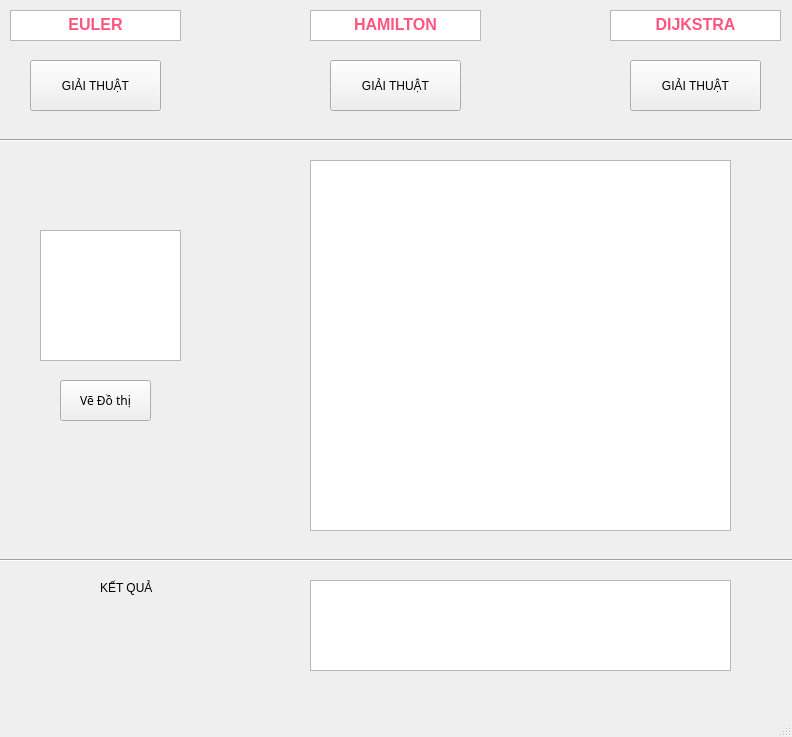
<?xml version="1.0" encoding="UTF-8"?>
<ui version="4.0">
 <class>MainWindow</class>
 <widget class="QMainWindow" name="MainWindow">
  <property name="geometry">
   <rect>
    <x>0</x>
    <y>0</y>
    <width>792</width>
    <height>737</height>
   </rect>
  </property>
  <property name="windowTitle">
   <string>MainWindow</string>
  </property>
  <widget class="QWidget" name="centralwidget">
   <widget class="QTextEdit" name="edgeListInput">
    <property name="geometry">
     <rect>
      <x>40</x>
      <y>230</y>
      <width>141</width>
      <height>131</height>
     </rect>
    </property>
   </widget>
   <widget class="QPushButton" name="drawGraphButton">
    <property name="geometry">
     <rect>
      <x>60</x>
      <y>380</y>
      <width>91</width>
      <height>41</height>
     </rect>
    </property>
    <property name="font">
     <font>
      <family>SVN-Blade Runner</family>
      <bold>false</bold>
     </font>
    </property>
    <property name="mouseTracking">
     <bool>false</bool>
    </property>
    <property name="text">
     <string>Vẽ Đồ thị</string>
    </property>
   </widget>
   <widget class="QGraphicsView" name="graphView">
    <property name="geometry">
     <rect>
      <x>310</x>
      <y>160</y>
      <width>421</width>
      <height>371</height>
     </rect>
    </property>
   </widget>
   <widget class="QTextBrowser" name="textBrowser">
    <property name="geometry">
     <rect>
      <x>10</x>
      <y>10</y>
      <width>171</width>
      <height>31</height>
     </rect>
    </property>
    <property name="html">
     <string>&lt;!DOCTYPE HTML PUBLIC &quot;-//W3C//DTD HTML 4.0//EN&quot; &quot;http://www.w3.org/TR/REC-html40/strict.dtd&quot;&gt;
&lt;html&gt;&lt;head&gt;&lt;meta name=&quot;qrichtext&quot; content=&quot;1&quot; /&gt;&lt;meta charset=&quot;utf-8&quot; /&gt;&lt;style type=&quot;text/css&quot;&gt;
p, li { white-space: pre-wrap; }
hr { height: 1px; border-width: 0; }
li.unchecked::marker { content: &quot;\2610&quot;; }
li.checked::marker { content: &quot;\2612&quot;; }
&lt;/style&gt;&lt;/head&gt;&lt;body style=&quot; font-family:'Segoe UI'; font-size:9pt; font-weight:400; font-style:normal;&quot;&gt;
&lt;p align=&quot;center&quot; style=&quot; margin-top:0px; margin-bottom:0px; margin-left:0px; margin-right:0px; -qt-block-indent:0; text-indent:0px;&quot;&gt;&lt;span style=&quot; font-size:12pt; font-weight:700; color:#ff557f;&quot;&gt;EULER&lt;/span&gt;&lt;/p&gt;&lt;/body&gt;&lt;/html&gt;</string>
    </property>
   </widget>
   <widget class="QTextBrowser" name="textBrowser_2">
    <property name="geometry">
     <rect>
      <x>310</x>
      <y>10</y>
      <width>171</width>
      <height>31</height>
     </rect>
    </property>
    <property name="html">
     <string>&lt;!DOCTYPE HTML PUBLIC &quot;-//W3C//DTD HTML 4.0//EN&quot; &quot;http://www.w3.org/TR/REC-html40/strict.dtd&quot;&gt;
&lt;html&gt;&lt;head&gt;&lt;meta name=&quot;qrichtext&quot; content=&quot;1&quot; /&gt;&lt;meta charset=&quot;utf-8&quot; /&gt;&lt;style type=&quot;text/css&quot;&gt;
p, li { white-space: pre-wrap; }
hr { height: 1px; border-width: 0; }
li.unchecked::marker { content: &quot;\2610&quot;; }
li.checked::marker { content: &quot;\2612&quot;; }
&lt;/style&gt;&lt;/head&gt;&lt;body style=&quot; font-family:'Segoe UI'; font-size:9pt; font-weight:400; font-style:normal;&quot;&gt;
&lt;p align=&quot;center&quot; style=&quot; margin-top:0px; margin-bottom:0px; margin-left:0px; margin-right:0px; -qt-block-indent:0; text-indent:0px;&quot;&gt;&lt;span style=&quot; font-size:12pt; font-weight:700; color:#ff557f;&quot;&gt;HAMILTON&lt;/span&gt;&lt;/p&gt;&lt;/body&gt;&lt;/html&gt;</string>
    </property>
   </widget>
   <widget class="QTextBrowser" name="textBrowser_3">
    <property name="geometry">
     <rect>
      <x>610</x>
      <y>10</y>
      <width>171</width>
      <height>31</height>
     </rect>
    </property>
    <property name="html">
     <string>&lt;!DOCTYPE HTML PUBLIC &quot;-//W3C//DTD HTML 4.0//EN&quot; &quot;http://www.w3.org/TR/REC-html40/strict.dtd&quot;&gt;
&lt;html&gt;&lt;head&gt;&lt;meta name=&quot;qrichtext&quot; content=&quot;1&quot; /&gt;&lt;meta charset=&quot;utf-8&quot; /&gt;&lt;style type=&quot;text/css&quot;&gt;
p, li { white-space: pre-wrap; }
hr { height: 1px; border-width: 0; }
li.unchecked::marker { content: &quot;\2610&quot;; }
li.checked::marker { content: &quot;\2612&quot;; }
&lt;/style&gt;&lt;/head&gt;&lt;body style=&quot; font-family:'Segoe UI'; font-size:9pt; font-weight:400; font-style:normal;&quot;&gt;
&lt;p align=&quot;center&quot; style=&quot; margin-top:0px; margin-bottom:0px; margin-left:0px; margin-right:0px; -qt-block-indent:0; text-indent:0px;&quot;&gt;&lt;span style=&quot; font-size:12pt; font-weight:700; color:#ff557f;&quot;&gt;DIJKSTRA&lt;/span&gt;&lt;/p&gt;&lt;/body&gt;&lt;/html&gt;</string>
    </property>
   </widget>
   <widget class="QPushButton" name="chuTrinhButton">
    <property name="geometry">
     <rect>
      <x>30</x>
      <y>60</y>
      <width>131</width>
      <height>51</height>
     </rect>
    </property>
    <property name="text">
     <string>GIẢI THUẬT</string>
    </property>
   </widget>
   <widget class="QTextEdit" name="dataEdit">
    <property name="geometry">
     <rect>
      <x>310</x>
      <y>580</y>
      <width>421</width>
      <height>91</height>
     </rect>
    </property>
   </widget>
   <widget class="Line" name="line">
    <property name="geometry">
     <rect>
      <x>-10</x>
      <y>540</y>
      <width>851</width>
      <height>41</height>
     </rect>
    </property>
    <property name="orientation">
     <enum>Qt::Horizontal</enum>
    </property>
   </widget>
   <widget class="QLabel" name="label">
    <property name="geometry">
     <rect>
      <x>100</x>
      <y>580</y>
      <width>61</width>
      <height>16</height>
     </rect>
    </property>
    <property name="text">
     <string>KẾT QUẢ</string>
    </property>
   </widget>
   <widget class="Line" name="line_2">
    <property name="geometry">
     <rect>
      <x>-20</x>
      <y>125</y>
      <width>891</width>
      <height>31</height>
     </rect>
    </property>
    <property name="orientation">
     <enum>Qt::Horizontal</enum>
    </property>
   </widget>
   <widget class="QPushButton" name="chuTrinhButton_2">
    <property name="geometry">
     <rect>
      <x>330</x>
      <y>60</y>
      <width>131</width>
      <height>51</height>
     </rect>
    </property>
    <property name="text">
     <string>GIẢI THUẬT</string>
    </property>
   </widget>
   <widget class="QPushButton" name="dijkstraButton">
    <property name="geometry">
     <rect>
      <x>630</x>
      <y>60</y>
      <width>131</width>
      <height>51</height>
     </rect>
    </property>
    <property name="text">
     <string>GIẢI THUẬT</string>
    </property>
   </widget>
  </widget>
  <widget class="QMenuBar" name="menubar">
   <property name="geometry">
    <rect>
     <x>0</x>
     <y>0</y>
     <width>792</width>
     <height>21</height>
    </rect>
   </property>
  </widget>
  <widget class="QStatusBar" name="statusbar"/>
 </widget>
 <resources/>
 <connections/>
</ui>
